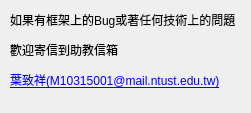
<?xml version="1.0" encoding="UTF-8"?>
<ui version="4.0">
 <class>About</class>
 <widget class="QDialog" name="About">
  <property name="geometry">
   <rect>
    <x>0</x>
    <y>0</y>
    <width>251</width>
    <height>113</height>
   </rect>
  </property>
  <property name="windowTitle">
   <string>About</string>
  </property>
  <widget class="QLabel" name="label">
   <property name="geometry">
    <rect>
     <x>10</x>
     <y>0</y>
     <width>241</width>
     <height>101</height>
    </rect>
   </property>
   <property name="text">
    <string>&lt;html&gt;&lt;head/&gt;&lt;body&gt;&lt;p&gt;如果有框架上的Bug或著任何技術上的問題&lt;/p&gt;&lt;p&gt;歡迎寄信到助教信箱&lt;/p&gt;&lt;p&gt;&lt;a href=&quot;M10315001@mail.ntust.edu.tw&quot;&gt;&lt;span style=&quot; text-decoration: underline; color:#0000ff;&quot;&gt;葉致祥(M10315001@mail.ntust.edu.tw)&lt;/span&gt;&lt;/a&gt;&lt;/p&gt;&lt;/body&gt;&lt;/html&gt;</string>
   </property>
  </widget>
 </widget>
 <resources/>
 <connections/>
</ui>
